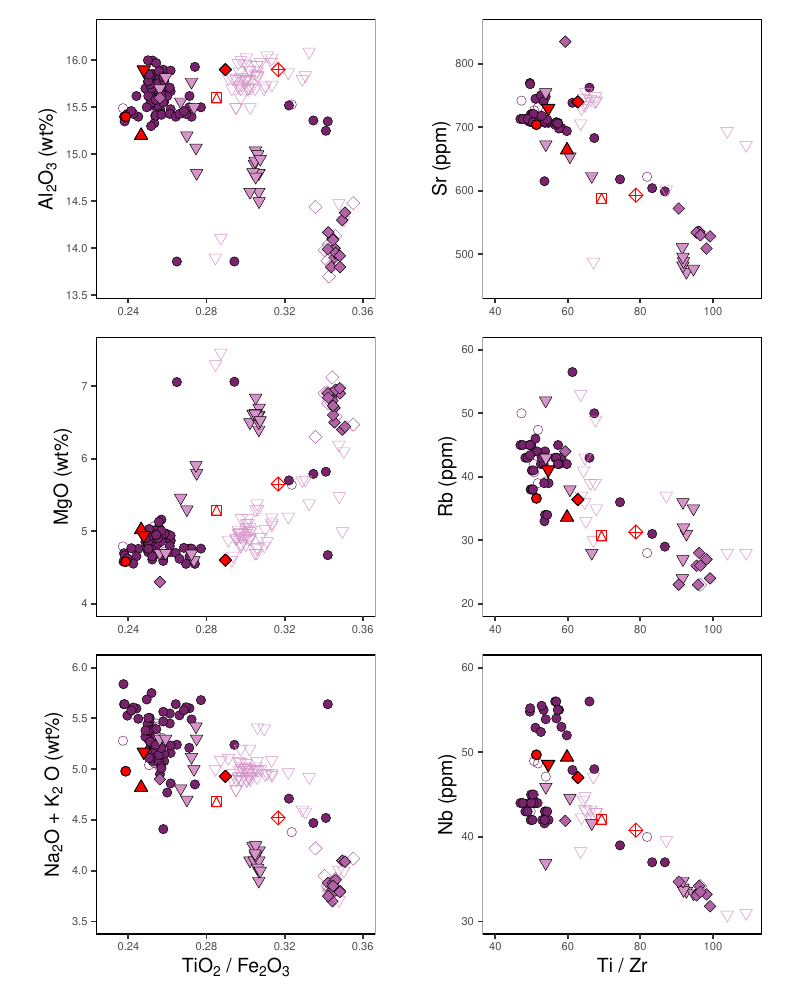

R code for this plot:
require(here)
require(tidyverse)
require(RSQLite)
require(patchwork)

#### Fig S18 ####
OIB <- q36
OIB %>% group_by(site_name) %>% tally() %>% print(n=30)

OIB <- OIB %>%
  dplyr::mutate(Category = case_when(
    grepl("Artefact", sample_comment) ~ "artefact",
    sample_category == "SOURCE" ~ "source",
    sample_category == "ARTEFACT" ~ "artefact")) %>%
  dplyr::mutate(Location = case_when(
    site_name == "Tatagamatau" & Category == "source" ~ "Tatagamatau-source",
    site_name == "Tatagamatau" & Category == "artefact" ~ "Tatagamatau-artefact",
    grepl("MALAELOA", Sample) & Category == "source" ~ "Malaeloa-source",
    grepl("MALAELOA", Sample) & Category == "artefact" ~ "Malaeloa-artefact",
    grepl("MALOATA", Sample) & Category == "source" ~ "Maloata-source",
    grepl("MALOATA", Sample) & Category == "artefact" ~ "Maloata-artefact",
    TRUE ~ "Tutuila")) %>%
  dplyr::select(
    Sample,Location,Category,lat,long,SiO2,TiO2,Al2O3,Fe2O3,MnO,MgO,CaO,Na2O,K2O,
    Li,Sc,Ti,V,Cr,Co,Ni,Cu,Zn,As,Rb,Sr,Y,Zr,Nb,Cd,Cs,Ba,La,Ce,Pr,Nd,
    Sm,Eu,Gd,Tb,Dy,Ho,Er,Tm,Yb,Lu,Hf,Ta,Pb,Th,U,K,
    Sr87_Sr86,Nd143_Nd144,Pb206_Pb204,Pb207_Pb204,Pb208_Pb204)
OIB %>% dplyr::select(Sample, Location, Category)
OIB[OIB == 0] <- NA # Replace 0 with NA

s <- joined_data %>% dplyr::filter(Sample %in% c(
  "E-11-08","T-12-06","T-12-07","T-12-08","T-12-09","T-12-10")) %>%
  mutate(Location = case_when(
    grepl("E-11-08", Sample) ~ "E-11-08",
    grepl("T-12-06", Sample) ~ "T-12-06",
    grepl("T-12-07", Sample) ~ "T-12-07",
    grepl("T-12-08", Sample) ~ "T-12-08",
    grepl("T-12-09", Sample) ~ "T-12-09",
    grepl("T-12-10", Sample) ~ "T-12-10"))

cols <- c("Tatagamatau-source"="#77246C","Tatagamatau-artefact"="#77246C",
          "Malaeloa-source"="#D694C9","Malaeloa-artefact"="#D694C9",
          "Maloata-source"="#B262A7","Maloata-artefact"="#B262A7",
          "E-11-08"="red","T-12-06"="red","T-12-07"="red",
          "T-12-08"="red","T-12-09"="red","T-12-10"="red")
shapes <- c("Tatagamatau-source"=21,"Tatagamatau-artefact"=1,
            "Malaeloa-source"=25,"Malaeloa-artefact"=6,
            "Maloata-source"=23,"Maloata-artefact"=5,"E-11-08"=21,"T-12-06"=24,
            "T-12-07"=14,"T-12-08"=25,"T-12-09"=9,"T-12-10"=23)
contour <- c("Tatagamatau-source"="black","Tatagamatau-artefact"="#77246C",
             "Malaeloa-source"="black","Malaeloa-artefact"="#D694C9",
             "Maloata-source"="black","Maloata-artefact"="#B262A7",
             "E-11-08"="black","T-12-06"="black","T-12-07"="red",
             "T-12-08"="black","T-12-09"="red","T-12-10"="black")

p1 <- OIB %>%
  ggplot(aes(x=TiO2/Fe2O3,y=Al2O3, shape=factor(Location), fill=factor(Location),
             color=factor(Location), group=Sample)) +
  geom_point(size=3, stroke=.25) + geom_point(data=s, size=3) +
  scale_shape_manual(values=shapes) +
  scale_fill_manual(values=cols) + scale_color_manual(values=contour) +
  scale_x_continuous(limits=c(.23,.36)) + scale_y_continuous(limits=c(13.6,16.3)) +
  theme(panel.border = element_rect(colour = "black", fill=NA, size=.5),
        panel.grid.major = element_blank(), panel.grid.minor = element_blank(),
        panel.background = element_rect(fill = "white"), title = element_blank(),
        axis.title = element_text(size = 14), axis.title.x = element_blank(),
        axis.text = element_text(size = 8), legend.position = "none", aspect.ratio=1) +
  labs(x=expression(paste(TiO[2]*" / Fe"[2]*"O"[3]))) +
  labs(y=expression(Al[2]*O[3]*~ "(wt%)"))
p2 <- OIB %>%
  ggplot(aes(x=TiO2/Fe2O3,y=MgO, shape=factor(Location), fill=factor(Location),
             color=factor(Location), group=Sample)) +
  geom_point(size=3, stroke=.25) + geom_point(data=s, size=3) +
  scale_shape_manual(values=shapes) +
  scale_fill_manual(values=cols) + scale_color_manual(values=contour) +
  scale_x_continuous(limits=c(.23,.36)) + scale_y_continuous(limits=c(4,7.5)) +
  theme(panel.border = element_rect(colour = "black", fill=NA, size=.5),
        panel.grid.major = element_blank(), panel.grid.minor = element_blank(),
        panel.background = element_rect(fill = "white"), title = element_blank(),
        axis.title = element_text(size = 14), axis.title.x = element_blank(),
        axis.text = element_text(size = 8), legend.position = "none", aspect.ratio=1) +
  labs(x=expression(paste(TiO[2]*" / Fe"[2]*"O"[3]))) +
  labs(y=expression("MgO (wt%)"))
p3 <- OIB %>%
  ggplot(aes(x=TiO2/Fe2O3,y=Na2O+K2O, shape=factor(Location), fill=factor(Location),
             color=factor(Location), group=Sample)) +
  geom_point(size=3, stroke=.25) + geom_point(data=s, size=3) +
  scale_shape_manual(values=shapes) +
  scale_fill_manual(values=cols) + scale_color_manual(values=contour) +
  scale_x_continuous(limits=c(.23,.36)) + scale_y_continuous(limits=c(3.5,6)) +
  theme(panel.border = element_rect(colour = "black", fill=NA, size=.5),
        panel.grid.major = element_blank(), panel.grid.minor = element_blank(),
        panel.background = element_rect(fill = "white"), title = element_blank(),
        axis.title = element_text(size = 14), axis.text = element_text(size = 8),
        legend.position = "none", aspect.ratio=1) +
  labs(x=expression(paste(TiO[2]*" / Fe"[2]*"O"[3]))) +
  labs(y=expression(paste(Na[2]*"O + K"[2]*~"O (wt%)")))
p4 <- OIB %>%
  ggplot(aes(x=Ti/Zr,y=Sr, shape=factor(Location), fill=factor(Location),
             color=factor(Location), group=Sample)) +
  geom_point(size=3, stroke=.25) + geom_point(data=s, size=3) +
  scale_shape_manual(values=shapes) +
  scale_fill_manual(values=cols) + scale_color_manual(values=contour) +
  scale_x_continuous(limits=c(40,110)) + scale_y_continuous(limits=c(450,850)) +
  theme(panel.border = element_rect(colour = "black", fill=NA, size=.5),
        panel.grid.major = element_blank(), panel.grid.minor = element_blank(),
        panel.background = element_rect(fill = "white"), title = element_blank(),
        axis.title = element_text(size = 14), axis.title.x = element_blank(),
        axis.text = element_text(size = 8), legend.position = "none", aspect.ratio=1) +
  labs(x="Ti / Zr", y="Sr (ppm)")
p5 <- OIB %>%
  ggplot(aes(x=Ti/Zr,y=Rb, shape=factor(Location), fill=factor(Location),
             color=factor(Location), group=Sample)) +
  geom_point(size=3, stroke=.25) + geom_point(data=s, size=3) +
  scale_shape_manual(values=shapes) +
  scale_fill_manual(values=cols) + scale_color_manual(values=contour) +
  scale_x_continuous(limits=c(40,110)) + scale_y_continuous(limits=c(20,60)) +
  theme(panel.border = element_rect(colour = "black", fill=NA, size=.5),
        panel.grid.major = element_blank(), panel.grid.minor = element_blank(),
        panel.background = element_rect(fill = "white"), title = element_blank(),
        axis.title = element_text(size = 14), axis.title.x = element_blank(),
        axis.text = element_text(size = 8), legend.position = "none", aspect.ratio=1) +
  labs(x="Ti / Zr", y="Rb (ppm)")
p6 <- OIB %>%
  ggplot(aes(x=Ti/Zr,y=Nb, shape=factor(Location), fill=factor(Location),
             color=factor(Location), group=Sample)) +
  geom_point(size=3, stroke=.25) + geom_point(data=s, size=3) +
  scale_shape_manual(values=shapes) +
  scale_fill_manual(values=cols) + scale_color_manual(values=contour) +
  scale_x_continuous(limits=c(40,110)) + scale_y_continuous(limits=c(30,60)) +
  theme(panel.border = element_rect(colour = "black", fill=NA, size=.5),
        panel.grid.major = element_blank(), panel.grid.minor = element_blank(),
        panel.background = element_rect(fill = "white"), title = element_blank(),
        axis.title = element_text(size = 14), axis.text = element_text(size = 8),
        legend.position = "none", aspect.ratio=1) +
  labs(x="Ti / Zr", y="Nb (ppm)")

pdf(here("analysis","supplementary-materials","FigS18.pdf"), width=8, height=10)
(p1/p2/p3) | (p4/p5/p6)
dev.off()
